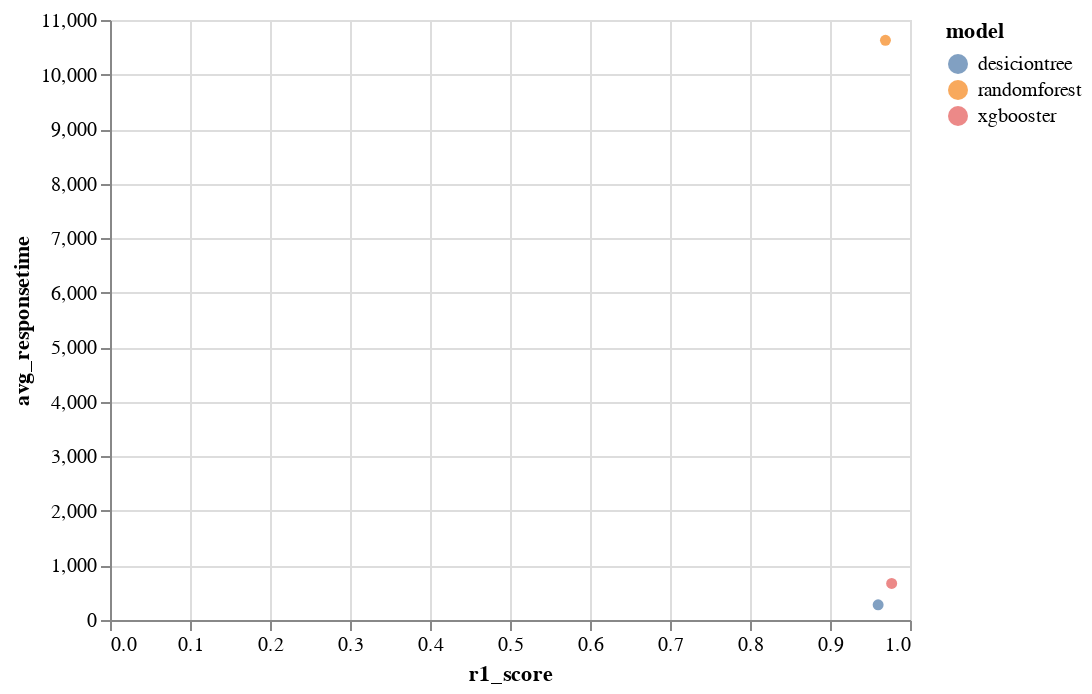

The notebook cell saved with this chart:
### Code cell
desiciontree_plt = alt.Chart(df[df['model'] == 'desiciontree']).mark_bar().encode(
    alt.X("responsetime:Q", bin = True),
    alt.Y("count()"),
    color="model"
)
randomforest_plt = alt.Chart(df[df['model'] == 'randomforest']).mark_bar().encode(
    alt.X("responsetime:Q", bin = True),
    alt.Y("count()"),
    color="model"
)
xgbooster_plt = alt.Chart(df[df['model'] == 'xgbooster']).mark_bar().encode(
    alt.X("responsetime:Q", bin = True),
    alt.Y("count()"),
    color="model"
)

responsetime = (desiciontree_plt & randomforest_plt & xgbooster_plt)
summary = {"model" : ["randomforest",
                    "desiciontree",
                    "xgbooster"],
        "r1_score" : [0.969295806,
                        0.9601735454,
                        0.9770831016],
        "log_avg_responsetime" : [np.log(10627.56775),
                            np.log(278.8169054),
                            np.log(670.0944257)],
}
summary_df = pd.DataFrame(summary)
summary_plt = alt.Chart(summary_df).mark_circle().encode(
    alt.X("r1_score:Q"),
    alt.Y("avg_responsetime:Q"),
    color = "model:N"
).
summary_plt

### Figure 1 — Vega-Lite specification as saved in the notebook (floating-point values rounded to 4 significant figures)
{"config": {"view": {"continuousWidth": 400, "continuousHeight": 300}}, "data": {"name": "data-f481751a2f3e66b5c9892ed294b14144"}, "mark": "circle", "encoding": {"color": {"field": "model", "type": "nominal"}, "x": {"field": "r1_score", "type": "quantitative"}, "y": {"field": "avg_responsetime", "type": "quantitative"}}, "$schema": "https://vega.github.io/schema/vega-lite/v4.17.0.json", "datasets": {"data-f481751a2f3e66b5c9892ed294b14144": [{"model": "randomforest", "r1_score": 0.9693, "avg_responsetime": 10630.0}, {"model": "desiciontree", "r1_score": 0.9602, "avg_responsetime": 278.8}, {"model": "xgbooster", "r1_score": 0.9771, "avg_responsetime": 670.1}]}}
